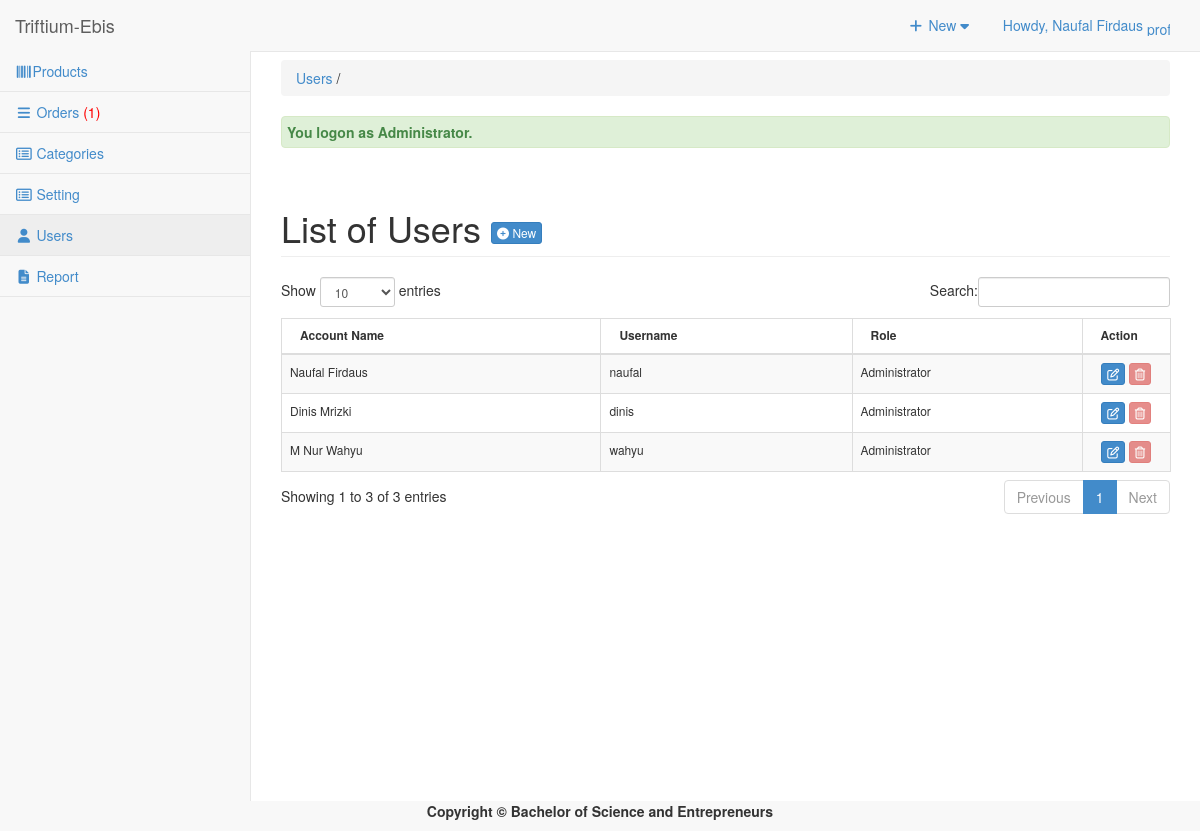
The app's page /admin/user/index.php (signed in) with its own data.
### tables this page shows
CREATE TABLE `tbluseraccount` (
  `USERID` int(11) NOT NULL,
  `U_NAME` varchar(122) NOT NULL,
  `U_USERNAME` varchar(122) NOT NULL,
  `U_PASS` varchar(122) NOT NULL,
  `U_ROLE` varchar(30) NOT NULL,
  `USERIMAGE` varchar(255) NOT NULL
);

### admin/user/index.php (called while the page is built, shortened)
<?php
require_once ("../theme/templates.php");
?>

### include/database.php (called while the page is built, shortened)
<?php
class Database {
	var $sql_string = '';
	private $conn;
	public function open_connection() {
		$this->conn = mysqli_connect(server,user,pass);
		if(!$this->conn){
			echo "Problem in database connection! Contact administrator!";
			exit();
		}else{
			$db_select = mysqli_select_db($this->conn,database_name);
		}
	}
	function setQuery($sql='') {
		$this->sql_string=$sql;
	}
	function executeQuery() {
		$result = mysqli_query($this->conn,$this->sql_string);
		return $result;
	}
	private function confirm_query($result) {
		return $result;
	}
	function loadResultList( $key='' ) {
		$cur = $this->executeQuery();
		$array = array();
		while ($row = mysqli_fetch_object($cur)) {
			if ($key) {
				$array[$row->$key] = $row;
			} else {
				$array[] = $row;
			}
		}
		return $array;
	}
}
$mydb = new Database();
?>

### admin/user/list.php (the view, shortened to what this page needs)
<div class="row">
       	 <div class="col-lg-12">
            <h1 class="page-header">List of Users  <a href="index.php?view=add" class="btn btn-primary btn-xs  ">  <i class="fa fa-plus-circle fw-fa"></i> New</a>  </h1>
       		</div>
   		 </div>
	 		    <form action="controller.php?action=delete" Method="POST">
			      <div class="table-responsive">
				<table id="dash-table" class="table table-striped table-bordered table-hover table-responsive" style="font-size:12px" cellspacing="0">
				  <thead>
				  	<tr>
				  		<th>
				  		 Account Name</th>
				  		<th>Username</th>
				  		<th>Role</th>
				  		<th width="10%" >Action</th>
				  	</tr>
				  </thead>
				  <tbody>
				  	<?php
				  		$mydb->setQuery("SELECT *
											FROM  `tbluseraccount`");
				  		$cur = $mydb->loadResultList();
						foreach ($cur as $result) {
				  		echo '<tr>';
				  		echo '<td>' . $result->U_NAME.'</a></td>';
				  		echo '<td>'. $result->U_USERNAME.'</td>';
				  		echo '<td>'. $result->U_ROLE.'</td>';
				  		If($result->USERID==$_SESSION['USERID'] || $result->U_ROLE=='MainAdministrator' || $result->U_ROLE=='Administrator') {
				  			$active = "Disabled";
				  		}else{
				  			$active = "";
				  		}
				  		echo '<td align="center" > <a title="Edit" href="index.php?view=edit&id='.$result->USERID.'"  class="btn btn-primary btn-xs  ">  <span class="fa fa-edit fw-fa"></span></a>
				  					 <a title="Delete" href="controller.php?action=delete&id='.$result->USERID.'" class="btn btn-danger btn-xs" '.$active.'><span class="fa fa-trash-o fw-fa"></span> </a>
				  					 </td>';
				  		echo '</tr>';
				  	}
				  	?>
				  </tbody>
				</table>
			</div>
				</form>
</div>

### admin/css/sb-admin-2.css (style rules this page uses)
body { background-color: #f8f8f8; }

### records on screen
tbluseraccount: U_NAME "Naufal Firdaus", U_USERNAME "naufal", U_ROLE "Administrator"
tbluseraccount: U_NAME "Dinis Mrizki", U_USERNAME "dinis", U_ROLE "Administrator"
tbluseraccount: U_NAME "M Nur Wahyu", U_USERNAME "wahyu", U_ROLE "Administrator"

### other values on screen
$_SESSION['U_NAME'] "Naufal Firdaus"
$res "1"
$title "Users"
$_SESSION['message'] "You logon as Administrator."
